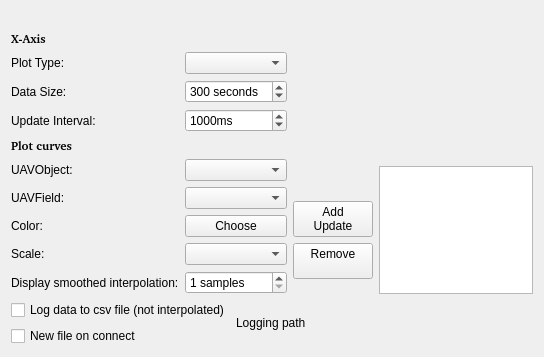
<?xml version="1.0" encoding="UTF-8"?>
<ui version="4.0">
 <class>ScopeGadgetOptionsPage</class>
 <widget class="QWidget" name="ScopeGadgetOptionsPage">
  <property name="geometry">
   <rect>
    <x>0</x>
    <y>0</y>
    <width>544</width>
    <height>342</height>
   </rect>
  </property>
  <property name="windowTitle">
   <string>Form</string>
  </property>
  <layout class="QVBoxLayout" name="verticalLayout_6">
   <item>
    <layout class="QHBoxLayout" name="horizontalLayout_3">
     <item>
      <widget class="QLabel" name="lblWarnings">
       <property name="enabled">
        <bool>true</bool>
       </property>
       <property name="palette">
        <palette>
         <active>
          <colorrole role="WindowText">
           <brush brushstyle="SolidPattern">
            <color alpha="255">
             <red>255</red>
             <green>0</green>
             <blue>0</blue>
            </color>
           </brush>
          </colorrole>
         </active>
         <inactive>
          <colorrole role="WindowText">
           <brush brushstyle="SolidPattern">
            <color alpha="255">
             <red>255</red>
             <green>0</green>
             <blue>0</blue>
            </color>
           </brush>
          </colorrole>
         </inactive>
         <disabled>
          <colorrole role="WindowText">
           <brush brushstyle="SolidPattern">
            <color alpha="255">
             <red>120</red>
             <green>120</green>
             <blue>120</blue>
            </color>
           </brush>
          </colorrole>
         </disabled>
        </palette>
       </property>
       <property name="lineWidth">
        <number>1</number>
       </property>
       <property name="text">
        <string/>
       </property>
      </widget>
     </item>
    </layout>
   </item>
   <item>
    <layout class="QHBoxLayout" name="horizontalLayout">
     <property name="sizeConstraint">
      <enum>QLayout::SetDefaultConstraint</enum>
     </property>
     <item>
      <layout class="QFormLayout" name="formLayout">
       <property name="fieldGrowthPolicy">
        <enum>QFormLayout::AllNonFixedFieldsGrow</enum>
       </property>
       <item row="0" column="0">
        <widget class="QLabel" name="label_9">
         <property name="font">
          <font>
           <family>Bitstream Charter</family>
           <weight>75</weight>
           <bold>true</bold>
          </font>
         </property>
         <property name="text">
          <string>X-Axis</string>
         </property>
        </widget>
       </item>
       <item row="1" column="0">
        <widget class="QLabel" name="label">
         <property name="text">
          <string>Plot Type:</string>
         </property>
        </widget>
       </item>
       <item row="1" column="1">
        <widget class="QComboBox" name="cmbPlotType"/>
       </item>
       <item row="2" column="0">
        <widget class="QLabel" name="label_2">
         <property name="text">
          <string>Data Size:</string>
         </property>
        </widget>
       </item>
       <item row="2" column="1">
        <widget class="QSpinBox" name="spnDataSize">
         <property name="suffix">
          <string> seconds</string>
         </property>
         <property name="maximum">
          <number>5000</number>
         </property>
         <property name="singleStep">
          <number>30</number>
         </property>
         <property name="value">
          <number>300</number>
         </property>
        </widget>
       </item>
       <item row="3" column="0">
        <widget class="QLabel" name="label_7">
         <property name="text">
          <string>Update Interval:</string>
         </property>
        </widget>
       </item>
       <item row="3" column="1">
        <widget class="QSpinBox" name="spnRefreshInterval">
         <property name="suffix">
          <string>ms</string>
         </property>
         <property name="minimum">
          <number>10</number>
         </property>
         <property name="maximum">
          <number>30000</number>
         </property>
         <property name="singleStep">
          <number>500</number>
         </property>
         <property name="value">
          <number>1000</number>
         </property>
        </widget>
       </item>
       <item row="4" column="0">
        <widget class="QLabel" name="label_8">
         <property name="font">
          <font>
           <family>Bitstream Charter</family>
           <weight>75</weight>
           <bold>true</bold>
          </font>
         </property>
         <property name="text">
          <string>Plot curves</string>
         </property>
        </widget>
       </item>
       <item row="5" column="0">
        <widget class="QLabel" name="label_5">
         <property name="text">
          <string>UAVObject:</string>
         </property>
        </widget>
       </item>
       <item row="5" column="1">
        <widget class="QComboBox" name="cmbUAVObjects"/>
       </item>
       <item row="6" column="0">
        <widget class="QLabel" name="label_4">
         <property name="text">
          <string>UAVField:</string>
         </property>
        </widget>
       </item>
       <item row="6" column="1">
        <widget class="QComboBox" name="cmbUAVField"/>
       </item>
       <item row="7" column="0">
        <widget class="QLabel" name="label_3">
         <property name="text">
          <string>Color:</string>
         </property>
        </widget>
       </item>
       <item row="7" column="1">
        <widget class="QPushButton" name="btnColor">
         <property name="text">
          <string>Choose</string>
         </property>
        </widget>
       </item>
       <item row="8" column="0">
        <widget class="QLabel" name="label_6">
         <property name="text">
          <string>Scale:</string>
         </property>
        </widget>
       </item>
       <item row="8" column="1">
        <widget class="QComboBox" name="cmbScale">
         <property name="editable">
          <bool>false</bool>
         </property>
        </widget>
       </item>
       <item row="9" column="0">
        <widget class="QLabel" name="label_10">
         <property name="text">
          <string>Display smoothed interpolation:</string>
         </property>
        </widget>
       </item>
       <item row="9" column="1">
        <widget class="QSpinBox" name="spnInterpolationSamples">
         <property name="suffix">
          <string> samples</string>
         </property>
         <property name="minimum">
          <number>1</number>
         </property>
         <property name="maximum">
          <number>1001</number>
         </property>
         <property name="singleStep">
          <number>10</number>
         </property>
         <property name="value">
          <number>1</number>
         </property>
        </widget>
       </item>
      </layout>
     </item>
     <item>
      <layout class="QVBoxLayout" name="verticalLayout_2">
       <property name="sizeConstraint">
        <enum>QLayout::SetFixedSize</enum>
       </property>
       <item>
        <spacer name="verticalSpacer">
         <property name="orientation">
          <enum>Qt::Vertical</enum>
         </property>
         <property name="sizeHint" stdset="0">
          <size>
           <width>20</width>
           <height>100</height>
          </size>
         </property>
        </spacer>
       </item>
       <item>
        <widget class="QPushButton" name="btnAddCurve">
         <property name="toolTip">
          <string>Add a new curve to the scope, or update it if the UAVObject and UAVField is the same.</string>
         </property>
         <property name="text">
          <string>Add
Update</string>
         </property>
        </widget>
       </item>
       <item>
        <widget class="QPushButton" name="btnRemoveCurve">
         <property name="toolTip">
          <string>Remove the curve from the scope.</string>
         </property>
         <property name="text">
          <string>Remove
</string>
         </property>
        </widget>
       </item>
       <item>
        <spacer name="verticalSpacer_2">
         <property name="orientation">
          <enum>Qt::Vertical</enum>
         </property>
         <property name="sizeType">
          <enum>QSizePolicy::Fixed</enum>
         </property>
         <property name="sizeHint" stdset="0">
          <size>
           <width>20</width>
           <height>15</height>
          </size>
         </property>
        </spacer>
       </item>
      </layout>
     </item>
     <item>
      <layout class="QVBoxLayout" name="verticalLayout">
       <item>
        <spacer name="verticalSpacer_3">
         <property name="orientation">
          <enum>Qt::Vertical</enum>
         </property>
         <property name="sizeHint" stdset="0">
          <size>
           <width>0</width>
           <height>200</height>
          </size>
         </property>
        </spacer>
       </item>
       <item>
        <widget class="QListWidget" name="lstCurves">
         <property name="selectionBehavior">
          <enum>QAbstractItemView::SelectItems</enum>
         </property>
         <property name="batchSize">
          <number>100</number>
         </property>
        </widget>
       </item>
      </layout>
     </item>
    </layout>
   </item>
   <item>
    <spacer name="verticalSpacer_5">
     <property name="orientation">
      <enum>Qt::Vertical</enum>
     </property>
     <property name="sizeHint" stdset="0">
      <size>
       <width>20</width>
       <height>40</height>
      </size>
     </property>
    </spacer>
   </item>
   <item>
    <layout class="QHBoxLayout" name="horizontalLayout_2">
     <item>
      <layout class="QVBoxLayout" name="verticalLayout_5">
       <item>
        <widget class="QCheckBox" name="LoggingEnable">
         <property name="text">
          <string>Log data to csv file (not interpolated)</string>
         </property>
        </widget>
       </item>
       <item>
        <widget class="QCheckBox" name="LoggingConnect">
         <property name="text">
          <string>New file on connect</string>
         </property>
        </widget>
       </item>
      </layout>
     </item>
     <item>
      <widget class="QLabel" name="LoggingLabel">
       <property name="text">
        <string>Logging path</string>
       </property>
      </widget>
     </item>
     <item>
      <widget class="Utils::PathChooser" name="LoggingPath" native="true">
       <property name="sizePolicy">
        <sizepolicy hsizetype="MinimumExpanding" vsizetype="Minimum">
         <horstretch>0</horstretch>
         <verstretch>0</verstretch>
        </sizepolicy>
       </property>
      </widget>
     </item>
    </layout>
   </item>
  </layout>
 </widget>
 <customwidgets>
  <customwidget>
   <class>Utils::PathChooser</class>
   <extends>QWidget</extends>
   <header>utils/pathchooser.h</header>
   <container>1</container>
  </customwidget>
 </customwidgets>
 <resources/>
 <connections/>
</ui>
